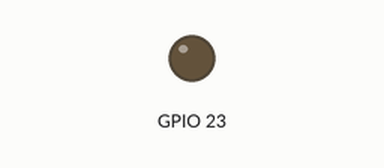
Recording of a program running on a simulated Raspberry Pi (BCM pin numbers). On the bench: output pins drawn as LEDs (lit = HIGH). The clock reads 2024-03-15 10:24:30 at power-on unless the program sets it; files the program writes start out absent. At 0.1 s the program stops and its outputs stay as they are.

Above: at 0.2 s.
Timing chart, 0 to 1.6 s (numbered marks = the images above):
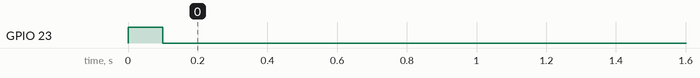

The program:

LepiLEDoff.py
```python
#!/usr/bin/python

# Import libraries
import RPi.GPIO as GPIO
import time
import datetime
from time import sleep

# Pinouts from RPi Zero 2 W
# 22 Panel on		24 LepiLED on
# 27 Panel off		23 LepiLED off

# Set up pin for latching relay FOR THE LepiLED OFF
GPIO.setmode(GPIO.BCM)
# Latching Relay #1
GPIO.setup(23, GPIO.OUT)

# Pin 23 turns LepiLED off
GPIO.output(23, 1)
sleep(0.1)
GPIO.output(23, 0)

# Reset the pin
GPIO.cleanup(23)

#!/usr/bin/python

# Make an entry in the logfile
nowdate = datetime.datetime.now()
nowsec = round(time.time())

outfile = open("/home/arducam/rpi1.csv", "a")
curtim = nowdate.strftime("RPi1, LepiLED_Off, %a %d %b %H:%M:%S %Y, ")
newlin = " \n"
outfile.write(curtim + str(nowsec) + newlin)
outfile.close()
```

Measured:
- by itself, GPIO 23: LOW → HIGH at 0.00 s, → LOW 0.10 s later
